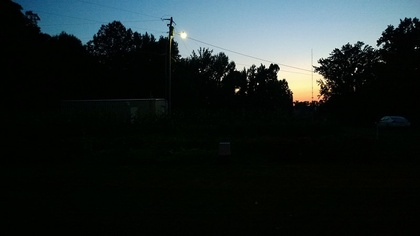
%> input picture HW1/src/image.jpg, 420 x 236 px, shrunk from 800 x 450 before the run
$ octave hist_dft2_display.m   (GNU Octave 9; MATLAB toolbox functions it lacks are replaced by stand-ins)
%> lines starting %> are read from the running program, lines starting %| are printed output that depends on the picture
### HW1/src/my_imhist.m
function pmf = my_imhist(I)
    %MY_IMHIST Computes and display the histogram of the input image I.
    % Virtually identical to the MATLAB built-in functions.
    % Note: only support grayscale images by now.
    %
    % Inputs:
    %   - I: 2 dimensional array, typically an image in the
    %           spatial domain
    %
    % Outputs：
    %   - pmf：probability density function of I
    %
    % Usage：
    %   - my_imhist(I)
    %   - pmf = my_imhist(I)
    %
    % Created by Xingyi Li on Oct. 3, 2019.
    % Copyright © 2019 Huazhong University of Science and Technology.
    % All rights reserved.

    % Convert to grayscale image
    if ndims(I) == 3
        I = rgb2gray(I);
    end

    [m, n] = size(I);
    pmf = zeros(1,256);
    % Compute the histogram
    for k = 0:255
        pmf(k+1) = length(find(I==k))/(m*n);
    end
end

### HW1/src/my_dft2.m
function F_uv = my_dft2(f_xy)
    %MY_DFF2 Computes the discrete fourier transform.
    % Virtually identical to the MATLAB built-in function.
    % Note: only support grayscale images by now.
    %
    % Inputs:
    %   - f_xy: 2 dimensional array, typically an image in the
    %           spatial domain
    %
    % Outputs：
    %   - F_uv：discrete fourier transform of f_xy, yielding an
    %           image existing in the frequency domain
    %
    % Usage：
    %   - F_uv = dfft2(f_xy)
    %
    % Created by Xingyi Li on Oct. 4, 2019.
    % Copyright © 2019 Huazhong University of Science and Technology.
    % All rights reserved.

    % Convert to grayscale image
    if ndims(f_xy) == 3
        f_xy = rgb2gray(f_xy);
    end
    % Switch integer to double
    f_xy = double(f_xy);
    % Get the size of the image
    [nrows, ncols] = size(f_xy);

    % Vectorized implementation of column-wise FT
    vy = (0:nrows-1)' * (0:nrows-1);
    M_vy = exp(-1i*2*pi*vy/nrows);
    F_xv = M_vy * f_xy;

    % Vectorized implementation of row-wise FT
    ux = (0:ncols-1)' * (0:ncols-1);
    M_ux = exp(-1i*2*pi*ux/ncols);
    F_uv = F_xv * M_ux;
end

### HW1/src/my_idft2.m
function f_xy = my_idft2(F_uv)
    %MY_IDFF2 Computes the inverse discrete fourier transform.
    % Virtually identical to the MATLAB built-in function.
    % Note: only support grayscale images by now.
    %
    % Inputs:
    %   - F_uv: 2 dimensional array, typically an image in the
    %           frequency domain
    %
    % Outputs：
    %   - f_xy：inverse discrete fourier transform of F_uv,
    %           yielding an image existing in the spatial domain
    %
    % Usage：
    %   - f_xy = idfft2(F_uv)
    %
    % Created by Xingyi Li on Oct. 4, 2019.
    % Copyright © 2019 Huazhong University of Science and Technology.
    % All rights reserved.

    % Convert to grayscale image
    if ndims(F_uv) == 3
        F_uv = rgb2gray(F_uv);
    end

    % Get the size of the F_uv
    [nrows, ncols] = size(F_uv);

    % Vectorized implementation of column-wise IFT
    vy = (0:nrows-1)' * (0:nrows-1);
    M_vy = exp(1i*2*pi*vy/nrows);
    f_uy = M_vy * F_uv;

    % Vectorized implementation of row-wise IFT
    ux = (0:ncols-1)' * (0:ncols-1);
    M_ux = exp(1i*2*pi*ux/ncols);
    f_xy = real(f_uy * M_ux / (ncols*nrows));
end

### HW1/src/subaxis.m
function h=subaxis(varargin)
%SUBAXIS Create axes in tiled positions. (just like subplot)
%   Usage:
%      h=subaxis(rows,cols,cellno[,settings])
%      h=subaxis(rows,cols,cellx,celly[,settings])
%      h=subaxis(rows,cols,cellx,celly,spanx,spany[,settings])
%
% SETTINGS: Spacing,SpacingHoriz,SpacingVert
%           Padding,PaddingRight,PaddingLeft,PaddingTop,PaddingBottom
%           Margin,MarginRight,MarginLeft,MarginTop,MarginBottom
%           Holdaxis
%
%           all units are relative (i.e. from 0 to 1)
%
%           Abbreviations of parameters can be used.. (Eg MR instead of MarginRight)
%           (holdaxis means that it wont delete any axes below.)
%
%
% Example:
%
%   >> subaxis(2,1,1,'SpacingVert',0,'MR',0);
%   >> imagesc(magic(3))
%   >> subaxis(2,'p',.02);
%   >> imagesc(magic(4))
%
% 2001-2014 / Aslak Grinsted  (Feel free to modify this code.)

f=gcf;


UserDataArgsOK=0;
Args=get(f,'UserData');
if isstruct(Args)
    UserDataArgsOK=isfield(Args,'SpacingHorizontal')&isfield(Args,'Holdaxis')&isfield(Args,'rows')&isfield(Args,'cols');
end
OKToStoreArgs=isempty(Args)|UserDataArgsOK;

if isempty(Args)&&(~UserDataArgsOK)
    Args=struct('Holdaxis',0, ...
        'SpacingVertical',0.05,'SpacingHorizontal',0.05, ...
        'PaddingLeft',0,'PaddingRight',0,'PaddingTop',0,'PaddingBottom',0, ...
        'MarginLeft',.1,'MarginRight',.1,'MarginTop',.1,'MarginBottom',.1, ...
        'rows',[],'cols',[]);
end
Args=parseArgs(varargin,Args,{'Holdaxis'},{'Spacing' {'sh','sv'}; 'Padding' {'pl','pr','pt','pb'}; 'Margin' {'ml','mr','mt','mb'}});

if (length(Args.NumericArguments)>2)
    Args.rows=Args.NumericArguments{1};
    Args.cols=Args.NumericArguments{2};
%remove these 2 numerical arguments
    Args.NumericArguments={Args.NumericArguments{3:end}};
end

if OKToStoreArgs
    set(f,'UserData',Args);
end


switch length(Args.NumericArguments)
   case 0
       return % no arguments but rows/cols....
   case 1
       if numel(Args.NumericArguments{1}) > 1 % restore subplot(m,n,[x y]) behaviour
           [x1 y1] = ind2sub([Args.cols Args.rows],Args.NumericArguments{1}(1)); % subplot and ind2sub count differently (column instead of row first) --> switch cols/rows
           [x2 y2] = ind2sub([Args.cols Args.rows],Args.NumericArguments{1}(end));
       else
           x1=mod((Args.NumericArguments{1}-1),Args.cols)+1; x2=x1;
           y1=floor((Args.NumericArguments{1}-1)/Args.cols)+1; y2=y1;
       end
%       x1=mod((Args.NumericArguments{1}-1),Args.cols)+1; x2=x1;
%       y1=floor((Args.NumericArguments{1}-1)/Args.cols)+1; y2=y1;
   case 2
      x1=Args.NumericArguments{1};x2=x1;
      y1=Args.NumericArguments{2};y2=y1;
   case 4
      x1=Args.NumericArguments{1};x2=x1+Args.NumericArguments{3}-1;
      y1=Args.NumericArguments{2};y2=y1+Args.NumericArguments{4}-1;
   otherwise
      error('subaxis argument error')
end


cellwidth=((1-Args.MarginLeft-Args.MarginRight)-(Args.cols-1)*Args.SpacingHorizontal)/Args.cols;
cellheight=((1-Args.MarginTop-Args.MarginBottom)-(Args.rows-1)*Args.SpacingVertical)/Args.rows;
xpos1=Args.MarginLeft+Args.PaddingLeft+cellwidth*(x1-1)+Args.SpacingHorizontal*(x1-1);
xpos2=Args.MarginLeft-Args.PaddingRight+cellwidth*x2+Args.SpacingHorizontal*(x2-1);
ypos1=Args.MarginTop+Args.PaddingTop+cellheight*(y1-1)+Args.SpacingVertical*(y1-1);
ypos2=Args.MarginTop-Args.PaddingBottom+cellheight*y2+Args.SpacingVertical*(y2-1);

if Args.Holdaxis
    h=axes('position',[xpos1 1-ypos2 xpos2-xpos1 ypos2-ypos1]);
else
    h=subplot('position',[xpos1 1-ypos2 xpos2-xpos1 ypos2-ypos1]);
end


set(h,'box','on');
%h=axes('position',[x1 1-y2 x2-x1 y2-y1]);
set(h,'units',get(gcf,'defaultaxesunits'));
set(h,'tag','subaxis');


if (nargout==0), clear h; end;

### HW1/src/parseArgs.m
function ArgStruct=parseArgs(args,ArgStruct,varargin)
% Helper function for parsing varargin.
%
%
% ArgStruct=parseArgs(varargin,ArgStruct[,FlagtypeParams[,Aliases]])
%
% * ArgStruct is the structure full of named arguments with default values.
% * Flagtype params is params that don't require a value. (the value will be set to 1 if it is present)
% * Aliases can be used to map one argument-name to several argstruct fields
%
%
% example usage:
% --------------
% function parseargtest(varargin)
%
% %define the acceptable named arguments and assign default values
% Args=struct('Holdaxis',0, ...
%        'SpacingVertical',0.05,'SpacingHorizontal',0.05, ...
%        'PaddingLeft',0,'PaddingRight',0,'PaddingTop',0,'PaddingBottom',0, ...
%        'MarginLeft',.1,'MarginRight',.1,'MarginTop',.1,'MarginBottom',.1, ...
%        'rows',[],'cols',[]);
%
% %The capital letters define abrreviations.
% %  Eg. parseargtest('spacingvertical',0) is equivalent to  parseargtest('sv',0)
%
% Args=parseArgs(varargin,Args, ... % fill the arg-struct with values entered by the user
%           {'Holdaxis'}, ... %this argument has no value (flag-type)
%           {'Spacing' {'sh','sv'}; 'Padding' {'pl','pr','pt','pb'}; 'Margin' {'ml','mr','mt','mb'}});
%
% disp(Args)
%
%
%
%
% Aslak Grinsted 2004

% -------------------------------------------------------------------------
%   Copyright (C) 2002-2004, Aslak Grinsted
%   This software may be used, copied, or redistributed as long as it is not
%   sold and this copyright notice is reproduced on each copy made.  This
%   routine is provided as is without any express or implied warranties
%   whatsoever.

persistent matlabver

if isempty(matlabver)
    matlabver=ver('MATLAB');
    matlabver=str2double(matlabver.Version);
end

Aliases={};
FlagTypeParams='';

if (length(varargin)>0)
    FlagTypeParams=lower(strvcat(varargin{1}));  %#ok
    if length(varargin)>1
        Aliases=varargin{2};
    end
end


%---------------Get "numeric" arguments
NumArgCount=1;
while (NumArgCount<=size(args,2))&&(~ischar(args{NumArgCount}))
    NumArgCount=NumArgCount+1;
end
NumArgCount=NumArgCount-1;
if (NumArgCount>0)
    ArgStruct.NumericArguments={args{1:NumArgCount}};
else
    ArgStruct.NumericArguments={};
end


%--------------Make an accepted fieldname matrix (case insensitive)
Fnames=fieldnames(ArgStruct);
for i=1:length(Fnames)
    name=lower(Fnames{i,1});
    Fnames{i,2}=name; %col2=lower
    Fnames{i,3}=[name(Fnames{i,1}~=name) ' ']; %col3=abreviation letters (those that are uppercase in the ArgStruct) e.g. SpacingHoriz->sh
    %the space prevents strvcat from removing empty lines
    Fnames{i,4}=isempty(strmatch(Fnames{i,2},FlagTypeParams)); %Does this parameter have a value?
end
FnamesFull=strvcat(Fnames{:,2}); %#ok
FnamesAbbr=strvcat(Fnames{:,3}); %#ok

if length(Aliases)>0
    for i=1:length(Aliases)
        name=lower(Aliases{i,1});
        FieldIdx=strmatch(name,FnamesAbbr,'exact'); %try abbreviations (must be exact)
        if isempty(FieldIdx)
            FieldIdx=strmatch(name,FnamesFull); %&??????? exact or not?
        end
        Aliases{i,2}=FieldIdx;
        Aliases{i,3}=[name(Aliases{i,1}~=name) ' ']; %the space prevents strvcat from removing empty lines
        Aliases{i,1}=name; %dont need the name in uppercase anymore for aliases
    end
    %Append aliases to the end of FnamesFull and FnamesAbbr
    FnamesFull=strvcat(FnamesFull,strvcat(Aliases{:,1})); %#ok
    FnamesAbbr=strvcat(FnamesAbbr,strvcat(Aliases{:,3})); %#ok
end

%--------------get parameters--------------------
l=NumArgCount+1;
while (l<=length(args))
    a=args{l};
    if ischar(a)
        paramHasValue=1; % assume that the parameter has is of type 'param',value
        a=lower(a);
        FieldIdx=strmatch(a,FnamesAbbr,'exact'); %try abbreviations (must be exact)
        if isempty(FieldIdx)
            FieldIdx=strmatch(a,FnamesFull);
        end
        if (length(FieldIdx)>1) %shortest fieldname should win
            [mx,mxi]=max(sum(FnamesFull(FieldIdx,:)==' ',2));%#ok
            FieldIdx=FieldIdx(mxi);
        end
        if FieldIdx>length(Fnames) %then it's an alias type.
            FieldIdx=Aliases{FieldIdx-length(Fnames),2};
        end

        if isempty(FieldIdx)
            error(['Unknown named parameter: ' a])
        end
        for curField=FieldIdx' %if it is an alias it could be more than one.
            if (Fnames{curField,4})
                if (l+1>length(args))
                    error(['Expected a value for parameter: ' Fnames{curField,1}])
                end
                val=args{l+1};
            else %FLAG PARAMETER
                if (l<length(args)) %there might be a explicitly specified value for the flag
                    val=args{l+1};
                    if isnumeric(val)
                        if (numel(val)==1)
                            val=logical(val);
                        else
                            error(['Invalid value for flag-parameter: ' Fnames{curField,1}])
                        end
                    else
                        val=true;
                        paramHasValue=0;
                    end
                else
                    val=true;
                    paramHasValue=0;
                end
            end
            if matlabver>=6
                ArgStruct.(Fnames{curField,1})=val; %try the line below if you get an error here
            else
                ArgStruct=setfield(ArgStruct,Fnames{curField,1},val); %#ok <-works in old matlab versions
            end
        end
        l=l+1+paramHasValue; %if a wildcard matches more than one
    else
        error(['Expected a named parameter: ' num2str(a)])
    end
end

### HW1/src/hist_dft2_display.m
% Read image
img = imread('image.jpg');
%> img is the input picture: size 236x420x3 uint8; mean R, G, B 29.6, 38.2, 38.7
% Switch to grayscale image
img_gray = rgb2gray(img);
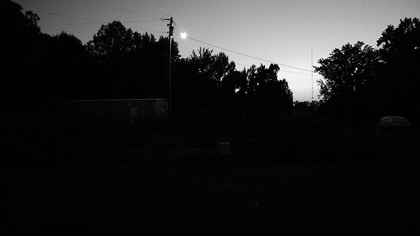
%> img_gray: size 236x420 uint8; min 0, max 254, mean 35.7

% 1. Histogram of the input image
% Compute and display the histogram of the input image using
% self-implemented function my_imhist, and make a comparison with MATLAB
% built-in function histogram
figure(1);
subplot(1, 2, 1), bar(my_imhist(img_gray), 'g')
%> after the loop in my_imhist, `for k = 0:255`: pmf = 256 values, max 0.278 at index 3, min 0 at index 256, mean 0.00391
title('My imhist')
xlabel('Grayscale Value')
ylabel('Probability')

subplot(1, 2, 2), histogram(img_gray, 256, 'Normalization', 'probability')
title('MATLAB built-in histogram')
xlabel('Grayscale Value')
ylabel('Probability')
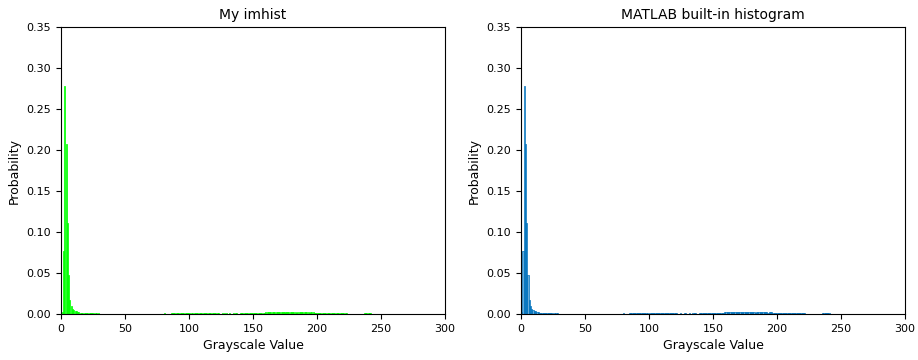
%> figure redrawn from the program's plot data, 2 panels; panel 1: tallest bar 0.278 high, from x = 2.6 to 3.4; panel 2: tallest bar 0.278 high, from x = 1.98 to 2.98

% 2. Discrete fourier transform
% Utilize self-implemented dft2 function to compute the discrete
% fourier transform of the input image without the help of MATLAB
% built-in function

% MATLAB built-in fft2
F = fftshift(fft2(img_gray));
F_mag = abs(F);
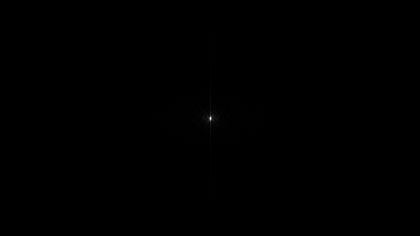
%> F_mag: size 236x420 double; min 3.31, max 3534544, mean 3759.1; drawn with min black and max white
F_phase = angle(F)*180/pi;
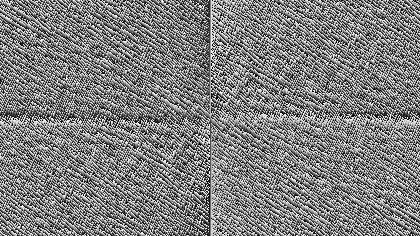
%> F_phase: size 236x420 double; min -180, max 180, mean 0; drawn with min black and max white

% MATLAB built-in ifft2
f = ifft2(fftshift(F));

% Self-implemented dft2
img_dft2 = fftshift(my_dft2(img_gray));
magnitude = abs(img_dft2);
phase = angle(img_dft2)*180/pi;

% Self-implemented idft2
img_idft2 = my_idft2(fftshift(img_dft2));
%> the run ends on the next line

% Using subaxis from File Exchange to reduce the margins
figure(2);
subaxis(2, 4, 1, 'Spacing', 0.02, 'Padding', 0.01, 'Margin', 0), ...
